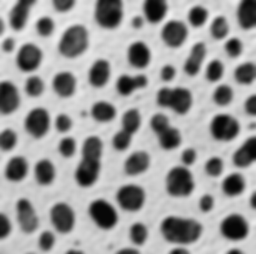
#> input picture INTERPOLATION /cells.png, 256 x 254 px, found by its file name
$ jupyter execute --allow-errors Untitled.ipynb   (Python 2 division)
#> lines starting #> are read from the running program, lines starting #| are printed output that depends on the picture; after the words box and inside, x2 and y2 are one past the last pixel; in counts of white or black regions, pixels touching at a corner belong together
[cell 1]
import os
import numpy as np
import cv2
from datetime import datetime
import math
import matplotlib.pyplot  as plt

[cell 2]
im="cells.png"

[cell 3]
from PIL import Image
im = Image.open('cells.png')
#> im is the input picture: PIL image 256x254 L; min 7, max 241, mean 151.7

[cell 4]
pix = im.load()
print im.size
#| (256, 254)

[cell 5]
img = cv2.imread('cells.png')
#> img: shape (254, 256, 3); min 7, max 241, mean 151.7

[cell 6]
x,y,z = img.shape
#> x = 254; y = 256; z = 3

[cell 7]
fx=0.5
fy=0.5
old_img=np.zeros((int(x), int(y), int(z)))

[cell 8]
new_x=fx*x
#> new_x = 127
new_y=fy*y
#> new_y = 128
new_x=int(new_x)
new_y=int(new_y)

[cell 9]
new_img = np.zeros((int(new_x), int(new_y), int(z)))

[cell 10]
for i in range(new_x):
    for j in range(new_y):
        ii = int( (i-1)*(x-1)/(fx*x-1)+1 )
        jj = int( (j-1)*(y-1)/(fy*y-1)+1 )
        new_img[i][j] = old_img[ii][jj]
#> new_img: shape (127, 128, 3) float64; every value is 0

[cell 11]
#fig1=plt.imshow(img)
plt.imshow(new_img)
#fig1.show()
plt.show()

#> (a cell that did not finish here is left out)

[cell 13]
new_img

[cell 14]
from matplotlib import pyplot as PLT

[cell 15]
PLT.imshow(new_img)
PLT.show()
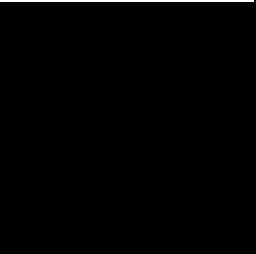
#> shown: shape (127, 128, 3) float64 (shown 2 times larger); values 0 (black) and 1 (white), 0.78% white in thin lines or dots, all inside (x1, y1, x2, y2) = (0, 0, 127, 1)

[cell 16]
new_img

#> (a cell that did not finish here is left out)

[cell 18]
I = [[0 for w in range(x)] for h in range(y)]

[cell 19]
I[0][0]
#> Out = 0

[cell 20]
image_matrix = np.vstack(np.unravel_index(np.arange(x*y), (y, x))).T
